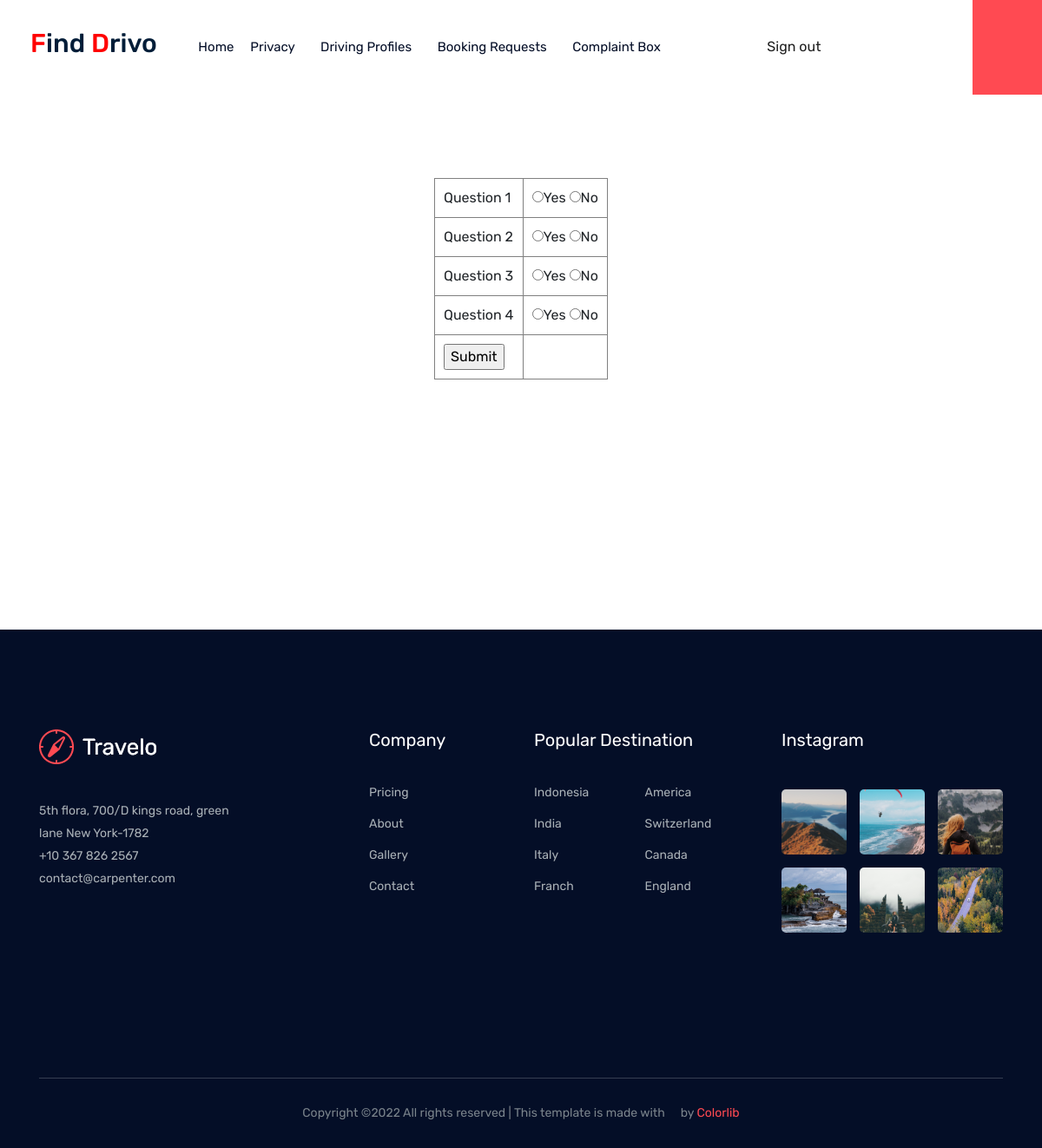
/seeker/seekertest/ (signed in), run on the app's committed database.
### BasicEntry/models.py (models this page shows, shortened)
class SeekerTestQuestion(models.Model):
    TestQuestions = models.CharField(max_length=100, null=False)

### Seeker/views.py (the view)
# urls.py: path('seekertest/',views.seekertest,name="seeker-test"),
def seekertest(request):
    if request.session.has_key("seekerid"):
        allQuestions=SeekerTestQuestion.objects.all()
        seekerData=NewSeeker.objects.get(id=request.session["seekerid"])
        data="Success!!!"
        if request.method=="POST":
            for qdata in allQuestions:
                optionname="rdbOption"+str(qdata.id)
                questionID=qdata.id
                questionData=SeekerTestQuestion.objects.get(id=questionID)
                selectedoption=request.POST.get(optionname)
                SeekerTestObj=SeekerTest()
                SeekerTestObj.SeekerID=seekerData
                SeekerTestObj.TestQuestion=questionData
                SeekerTestObj.TestAnswer=selectedoption
                SeekerTestObj.save()
                StatusObj=NewSeeker.objects.get(id=request.session["seekerid"])
                StatusObj.TestdataStatus="1"
                StatusObj.save()
            return render(request,"Seeker/SeekerTest.html",{"allQuestions":allQuestions,"data":data})
        else:
            return render(request,"Seeker/SeekerTest.html",{"allQuestions":allQuestions})
    else:
        print("No Session")

### Seeker/templates/Seeker/SeekerTest.html (shortened to what this page needs)
<!DOCTYPE html>
<html lang="en">
<head>
    {% include "Seeker/Links.html" %}
</head>
<body>
    {% include "Seeker/Header.html" %}
    <br>
    <br>
    <br>
    <br>
    <form action="" method="post" enctype="multipart/form-data">
        <table align="center" border="1" cellpadding="10" style="border-collapse: collapse;">
            {% for allque in allQuestions %}
            <tr>
                <td>Question {{allque.id}}</td>
                <td>
                    <input type="radio" name="rdbOption{{ allque.id }}" id="rdbOption{{ allque.id }}" value="Yes">Yes
                    <input type="radio" name="rdbOption{{ allque.id }}" id="rdbOption{{ allque.id }}" value="No">No
                </td>
            </tr>
            {% endfor %}
            <tr><td><input type="submit" value="Submit"></td></tr>
        </table>
    </form>
    <br>
    <br>
    <br>
    <br>
    <br>
    <br>
    <br>
    <br>
    <br>
    <br>
    <br>
    <br>
    {% include "Seeker/Footer.html" %}
</body>
</html>

### data on the page
SeekerTestQuestion: id "1"
SeekerTestQuestion: id "2"
SeekerTestQuestion: id "3"
SeekerTestQuestion: id "4"
